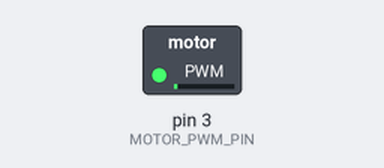
The program below on a simulated Arduino Uno, built with avr-gcc and run on an emulated ATmega328P. Parts: switched loads named in the program (green lamp = pin HIGH).

Above: at 0.05 s.
At 1.85 s:
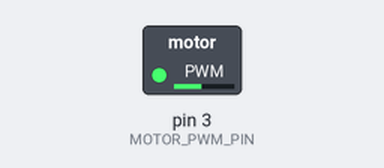
At 3.7 s:
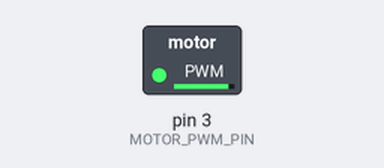
At 7.35 s:
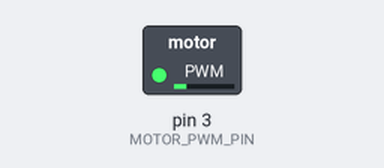
Timing chart, 0 to 10.7 s (numbered marks = the images above):
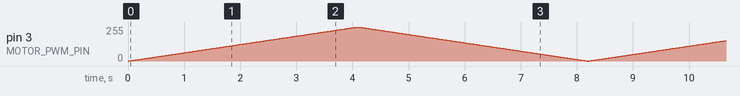

The program:

main.cpp
```cpp
#include <Arduino.h>

// The PWM-capable pin that controls the MOSFET gate.
const int MOTOR_PWM_PIN = 3;

// Arduino PWM commands range from fully off (0) to fully on (255).
const int PWM_MIN = 0;
const int PWM_MAX = 255;

// Holding each of the 256 values for 16 ms makes each ramp take about 4.1 seconds.
const unsigned long RAMP_STEP_DELAY_MS = 16;

void setup() {
	// Start with the motor command off.
	pinMode(MOTOR_PWM_PIN, OUTPUT);
	analogWrite(MOTOR_PWM_PIN, PWM_MIN);
}

void loop() {
	// Increase the motor command smoothly from 0 to 255.
	for (int pwmValue = PWM_MIN; pwmValue <= PWM_MAX; pwmValue++) {
		analogWrite(MOTOR_PWM_PIN, pwmValue);
		delay(RAMP_STEP_DELAY_MS);
	}

	// Decrease the motor command smoothly from 255 to 0.
	for (int pwmValue = PWM_MAX; pwmValue >= PWM_MIN; pwmValue--) {
		analogWrite(MOTOR_PWM_PIN, pwmValue);
		delay(RAMP_STEP_DELAY_MS);
	}
}
```
